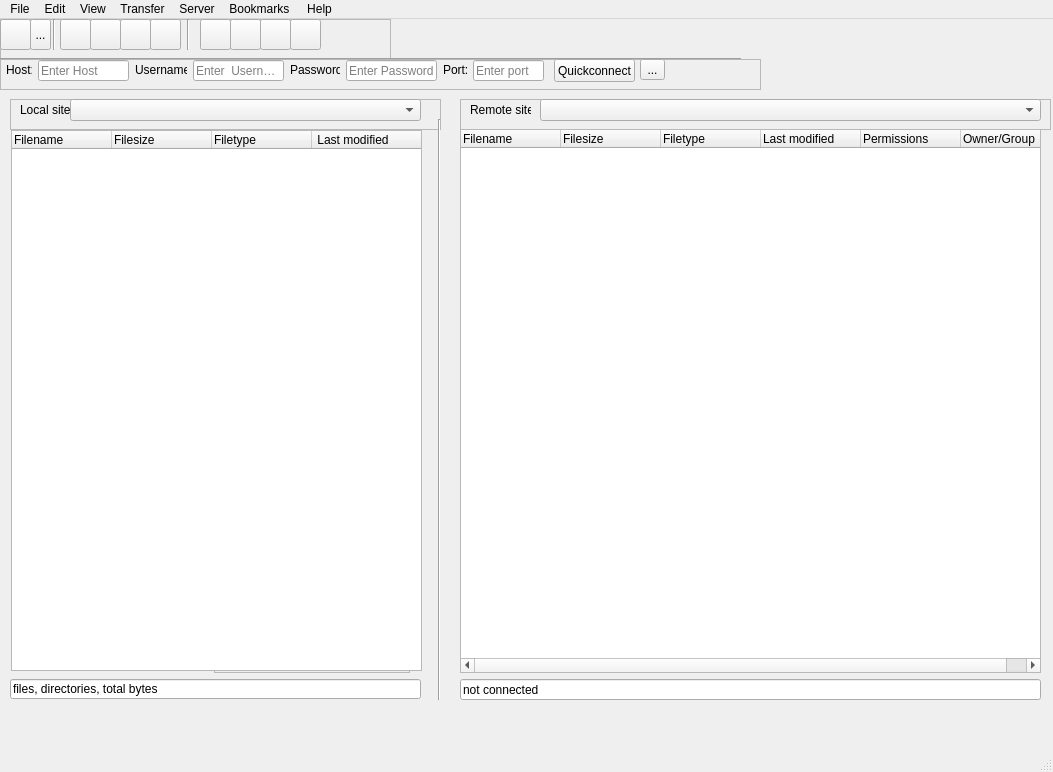
<?xml version="1.0" encoding="UTF-8"?>
<ui version="4.0">
 <class>MainWindow</class>
 <widget class="QMainWindow" name="MainWindow">
  <property name="geometry">
   <rect>
    <x>0</x>
    <y>0</y>
    <width>1053</width>
    <height>772</height>
   </rect>
  </property>
  <property name="windowTitle">
   <string>MainWindow</string>
  </property>
  <widget class="QWidget" name="centralwidget">
   <widget class="QFrame" name="frame">
    <property name="geometry">
     <rect>
      <x>0</x>
      <y>0</y>
      <width>391</width>
      <height>41</height>
     </rect>
    </property>
    <property name="frameShape">
     <enum>QFrame::StyledPanel</enum>
    </property>
    <property name="frameShadow">
     <enum>QFrame::Raised</enum>
    </property>
    <widget class="QPushButton" name="pushButton_21">
     <property name="geometry">
      <rect>
       <x>290</x>
       <y>0</y>
       <width>31</width>
       <height>31</height>
      </rect>
     </property>
     <property name="text">
      <string/>
     </property>
     <property name="icon">
      <iconset>
       <normaloff>../../Картини/notloval.jpg</normaloff>../../Картини/notloval.jpg</iconset>
     </property>
     <property name="iconSize">
      <size>
       <width>23</width>
       <height>23</height>
      </size>
     </property>
    </widget>
    <widget class="QPushButton" name="pushButton_17">
     <property name="geometry">
      <rect>
       <x>150</x>
       <y>0</y>
       <width>31</width>
       <height>31</height>
      </rect>
     </property>
     <property name="text">
      <string/>
     </property>
     <property name="icon">
      <iconset>
       <normaloff>../../Картини/conserver.jpg</normaloff>../../Картини/conserver.jpg</iconset>
     </property>
     <property name="iconSize">
      <size>
       <width>23</width>
       <height>23</height>
      </size>
     </property>
    </widget>
    <widget class="QPushButton" name="pushButton_18">
     <property name="geometry">
      <rect>
       <x>200</x>
       <y>0</y>
       <width>31</width>
       <height>31</height>
      </rect>
     </property>
     <property name="text">
      <string/>
     </property>
     <property name="icon">
      <iconset>
       <normaloff>../../Картини/lizt.png</normaloff>../../Картини/lizt.png</iconset>
     </property>
     <property name="iconSize">
      <size>
       <width>23</width>
       <height>23</height>
      </size>
     </property>
    </widget>
    <widget class="QPushButton" name="pushButton_16">
     <property name="geometry">
      <rect>
       <x>120</x>
       <y>0</y>
       <width>31</width>
       <height>31</height>
      </rect>
     </property>
     <property name="text">
      <string/>
     </property>
     <property name="icon">
      <iconset>
       <normaloff>../../Картини/disserver.jpg</normaloff>../../Картини/disserver.jpg</iconset>
     </property>
     <property name="iconSize">
      <size>
       <width>23</width>
       <height>23</height>
      </size>
     </property>
    </widget>
    <widget class="QPushButton" name="pushButton_15">
     <property name="geometry">
      <rect>
       <x>60</x>
       <y>0</y>
       <width>31</width>
       <height>31</height>
      </rect>
     </property>
     <property name="text">
      <string/>
     </property>
     <property name="icon">
      <iconset>
       <normaloff>../../Картини/refresg.jpg</normaloff>../../Картини/refresg.jpg</iconset>
     </property>
     <property name="iconSize">
      <size>
       <width>23</width>
       <height>23</height>
      </size>
     </property>
    </widget>
    <widget class="QPushButton" name="pushButton_14">
     <property name="geometry">
      <rect>
       <x>90</x>
       <y>0</y>
       <width>31</width>
       <height>31</height>
      </rect>
     </property>
     <property name="text">
      <string/>
     </property>
     <property name="icon">
      <iconset>
       <normaloff>../../Картини/x2.png</normaloff>../../Картини/x2.png</iconset>
     </property>
     <property name="iconSize">
      <size>
       <width>23</width>
       <height>23</height>
      </size>
     </property>
    </widget>
    <widget class="QPushButton" name="pushButton_20">
     <property name="geometry">
      <rect>
       <x>260</x>
       <y>0</y>
       <width>31</width>
       <height>31</height>
      </rect>
     </property>
     <property name="text">
      <string/>
     </property>
     <property name="icon">
      <iconset>
       <normaloff>../../Картини/local.jpg</normaloff>../../Картини/local.jpg</iconset>
     </property>
     <property name="iconSize">
      <size>
       <width>23</width>
       <height>23</height>
      </size>
     </property>
    </widget>
    <widget class="QPushButton" name="pushButton_19">
     <property name="geometry">
      <rect>
       <x>230</x>
       <y>0</y>
       <width>31</width>
       <height>31</height>
      </rect>
     </property>
     <property name="text">
      <string/>
     </property>
     <property name="icon">
      <iconset>
       <normaloff>../../Картини/swap.jpg</normaloff>../../Картини/swap.jpg</iconset>
     </property>
     <property name="iconSize">
      <size>
       <width>23</width>
       <height>23</height>
      </size>
     </property>
    </widget>
    <widget class="QToolButton" name="toolButton">
     <property name="geometry">
      <rect>
       <x>30</x>
       <y>0</y>
       <width>21</width>
       <height>31</height>
      </rect>
     </property>
     <property name="text">
      <string>...</string>
     </property>
    </widget>
    <widget class="QPushButton" name="pushButton_13">
     <property name="geometry">
      <rect>
       <x>0</x>
       <y>0</y>
       <width>31</width>
       <height>31</height>
      </rect>
     </property>
     <property name="text">
      <string/>
     </property>
     <property name="icon">
      <iconset>
       <normaloff>../../Картини/smi.jpg</normaloff>../../Картини/smi.jpg</iconset>
     </property>
     <property name="iconSize">
      <size>
       <width>23</width>
       <height>23</height>
      </size>
     </property>
    </widget>
    <widget class="Line" name="line">
     <property name="geometry">
      <rect>
       <x>39</x>
       <y>0</y>
       <width>31</width>
       <height>31</height>
      </rect>
     </property>
     <property name="orientation">
      <enum>Qt::Vertical</enum>
     </property>
    </widget>
    <widget class="Line" name="line_4">
     <property name="geometry">
      <rect>
       <x>173</x>
       <y>0</y>
       <width>31</width>
       <height>31</height>
      </rect>
     </property>
     <property name="orientation">
      <enum>Qt::Vertical</enum>
     </property>
    </widget>
   </widget>
   <widget class="Line" name="line_2">
    <property name="geometry">
     <rect>
      <x>0</x>
      <y>25</y>
      <width>741</width>
      <height>31</height>
     </rect>
    </property>
    <property name="orientation">
     <enum>Qt::Horizontal</enum>
    </property>
   </widget>
   <widget class="QFrame" name="frame_2">
    <property name="geometry">
     <rect>
      <x>0</x>
      <y>40</y>
      <width>761</width>
      <height>31</height>
     </rect>
    </property>
    <property name="frameShape">
     <enum>QFrame::StyledPanel</enum>
    </property>
    <property name="frameShadow">
     <enum>QFrame::Raised</enum>
    </property>
    <widget class="QPushButton" name="pushButton">
     <property name="geometry">
      <rect>
       <x>554</x>
       <y>0</y>
       <width>81</width>
       <height>23</height>
      </rect>
     </property>
     <property name="text">
      <string>Quickconnect</string>
     </property>
    </widget>
    <widget class="QLabel" name="label_4">
     <property name="geometry">
      <rect>
       <x>443</x>
       <y>0</y>
       <width>24</width>
       <height>21</height>
      </rect>
     </property>
     <property name="text">
      <string>Port:</string>
     </property>
    </widget>
    <widget class="QLabel" name="label_2">
     <property name="geometry">
      <rect>
       <x>135</x>
       <y>0</y>
       <width>52</width>
       <height>21</height>
      </rect>
     </property>
     <property name="text">
      <string>Username:</string>
     </property>
    </widget>
    <widget class="QLineEdit" name="lineEdit">
     <property name="geometry">
      <rect>
       <x>38</x>
       <y>1</y>
       <width>91</width>
       <height>21</height>
      </rect>
     </property>
     <property name="placeholderText">
      <string>Enter Host</string>
     </property>
    </widget>
    <widget class="QLineEdit" name="lineEdit_4">
     <property name="geometry">
      <rect>
       <x>473</x>
       <y>1</y>
       <width>71</width>
       <height>21</height>
      </rect>
     </property>
     <property name="placeholderText">
      <string>Enter port</string>
     </property>
    </widget>
    <widget class="QLineEdit" name="lineEdit_2">
     <property name="geometry">
      <rect>
       <x>193</x>
       <y>1</y>
       <width>91</width>
       <height>21</height>
      </rect>
     </property>
     <property name="placeholderText">
      <string>Enter  Username</string>
     </property>
    </widget>
    <widget class="QLabel" name="label_3">
     <property name="geometry">
      <rect>
       <x>290</x>
       <y>0</y>
       <width>50</width>
       <height>21</height>
      </rect>
     </property>
     <property name="text">
      <string>Password:</string>
     </property>
    </widget>
    <widget class="QLabel" name="label">
     <property name="geometry">
      <rect>
       <x>6</x>
       <y>0</y>
       <width>26</width>
       <height>21</height>
      </rect>
     </property>
     <property name="text">
      <string>Host:</string>
     </property>
    </widget>
    <widget class="QLineEdit" name="lineEdit_3">
     <property name="geometry">
      <rect>
       <x>346</x>
       <y>1</y>
       <width>91</width>
       <height>21</height>
      </rect>
     </property>
     <property name="placeholderText">
      <string>Enter Password</string>
     </property>
    </widget>
    <widget class="QToolButton" name="toolButton_2">
     <property name="geometry">
      <rect>
       <x>640</x>
       <y>0</y>
       <width>25</width>
       <height>21</height>
      </rect>
     </property>
     <property name="text">
      <string>...</string>
     </property>
    </widget>
   </widget>
   <widget class="QFrame" name="frame_3">
    <property name="geometry">
     <rect>
      <x>214</x>
      <y>386</y>
      <width>196</width>
      <height>268</height>
     </rect>
    </property>
    <property name="frameShape">
     <enum>QFrame::StyledPanel</enum>
    </property>
    <property name="frameShadow">
     <enum>QFrame::Raised</enum>
    </property>
   </widget>
   <widget class="QFrame" name="frame_4">
    <property name="geometry">
     <rect>
      <x>10</x>
      <y>80</y>
      <width>431</width>
      <height>31</height>
     </rect>
    </property>
    <property name="frameShape">
     <enum>QFrame::StyledPanel</enum>
    </property>
    <property name="frameShadow">
     <enum>QFrame::Raised</enum>
    </property>
    <widget class="QLabel" name="label_5">
     <property name="geometry">
      <rect>
       <x>10</x>
       <y>0</y>
       <width>51</width>
       <height>21</height>
      </rect>
     </property>
     <property name="text">
      <string>Local site:</string>
     </property>
    </widget>
    <widget class="QComboBox" name="comboBox">
     <property name="geometry">
      <rect>
       <x>60</x>
       <y>0</y>
       <width>351</width>
       <height>22</height>
      </rect>
     </property>
    </widget>
   </widget>
   <widget class="QTreeWidget" name="treeWidget_2">
    <property name="geometry">
     <rect>
      <x>460</x>
      <y>110</y>
      <width>581</width>
      <height>544</height>
     </rect>
    </property>
    <column>
     <property name="text">
      <string>Filename</string>
     </property>
    </column>
    <column>
     <property name="text">
      <string>Filesize</string>
     </property>
    </column>
    <column>
     <property name="text">
      <string>Filetype</string>
     </property>
    </column>
    <column>
     <property name="text">
      <string>Last modified</string>
     </property>
    </column>
    <column>
     <property name="text">
      <string>Permissions</string>
     </property>
    </column>
    <column>
     <property name="text">
      <string>Owner/Group</string>
     </property>
    </column>
   </widget>
   <widget class="QFrame" name="frame_5">
    <property name="geometry">
     <rect>
      <x>460</x>
      <y>80</y>
      <width>591</width>
      <height>31</height>
     </rect>
    </property>
    <property name="frameShape">
     <enum>QFrame::StyledPanel</enum>
    </property>
    <property name="frameShadow">
     <enum>QFrame::Raised</enum>
    </property>
    <widget class="QLabel" name="label_6">
     <property name="geometry">
      <rect>
       <x>10</x>
       <y>0</y>
       <width>61</width>
       <height>21</height>
      </rect>
     </property>
     <property name="text">
      <string>Remote site:</string>
     </property>
    </widget>
    <widget class="QComboBox" name="comboBox_2">
     <property name="geometry">
      <rect>
       <x>80</x>
       <y>0</y>
       <width>501</width>
       <height>22</height>
      </rect>
     </property>
    </widget>
   </widget>
   <widget class="QLineEdit" name="lineEdit_6">
    <property name="geometry">
     <rect>
      <x>460</x>
      <y>660</y>
      <width>581</width>
      <height>21</height>
     </rect>
    </property>
    <property name="text">
     <string>not connected</string>
    </property>
   </widget>
   <widget class="Line" name="line_3">
    <property name="geometry">
     <rect>
      <x>419</x>
      <y>100</y>
      <width>41</width>
      <height>581</height>
     </rect>
    </property>
    <property name="orientation">
     <enum>Qt::Vertical</enum>
    </property>
   </widget>
   <widget class="QTreeWidget" name="treeWidget">
    <property name="geometry">
     <rect>
      <x>11</x>
      <y>111</y>
      <width>411</width>
      <height>541</height>
     </rect>
    </property>
    <column>
     <property name="text">
      <string>Filename</string>
     </property>
    </column>
    <column>
     <property name="text">
      <string>Filesize</string>
     </property>
    </column>
    <column>
     <property name="text">
      <string>Filetype</string>
     </property>
    </column>
    <column>
     <property name="text">
      <string> Last modified</string>
     </property>
    </column>
   </widget>
   <widget class="QLineEdit" name="lineEdit_5">
    <property name="geometry">
     <rect>
      <x>10</x>
      <y>660</y>
      <width>411</width>
      <height>20</height>
     </rect>
    </property>
    <property name="text">
     <string>files, directories, total bytes</string>
    </property>
   </widget>
  </widget>
  <widget class="QMenuBar" name="menubar">
   <property name="geometry">
    <rect>
     <x>0</x>
     <y>0</y>
     <width>1053</width>
     <height>21</height>
    </rect>
   </property>
   <widget class="QMenu" name="menufile">
    <property name="title">
     <string>File</string>
    </property>
    <addaction name="actionSite_manager"/>
    <addaction name="separator"/>
    <addaction name="actionNew_tab"/>
    <addaction name="actionClose_tab"/>
    <addaction name="separator"/>
    <addaction name="actionimport"/>
    <addaction name="actionExport"/>
    <addaction name="separator"/>
    <addaction name="actionShow_files_correct_being_edited"/>
    <addaction name="separator"/>
    <addaction name="actionExit"/>
    <addaction name="separator"/>
   </widget>
   <widget class="QMenu" name="menuedit">
    <property name="title">
     <string>Edit</string>
    </property>
    <addaction name="actionClear_private_data"/>
    <addaction name="separator"/>
    <addaction name="actionsettings"/>
   </widget>
   <widget class="QMenu" name="menuview">
    <property name="title">
     <string>View</string>
    </property>
    <addaction name="actionRefresh"/>
    <addaction name="separator"/>
    <addaction name="actionToolbar"/>
    <addaction name="actionQuickconnect_bar"/>
    <addaction name="actionmessage_log"/>
    <addaction name="actionLocal_directory_tree"/>
    <addaction name="actionRemote_directory_tree"/>
    <addaction name="actionTransfer_queue"/>
   </widget>
   <widget class="QMenu" name="menutransfer">
    <property name="title">
     <string>Transfer</string>
    </property>
    <addaction name="actionProcess_queue"/>
    <addaction name="separator"/>
    <addaction name="actionMunial_transfer"/>
   </widget>
   <widget class="QMenu" name="menuBookmarks">
    <property name="title">
     <string>Bookmarks </string>
    </property>
    <addaction name="actionAdd_bookmarks"/>
    <addaction name="actionManage_bookmarks"/>
   </widget>
   <widget class="QMenu" name="menuHelp">
    <property name="title">
     <string>Help</string>
    </property>
    <addaction name="actionCheck_for_updates"/>
    <addaction name="separator"/>
    <addaction name="actionShow_welcome_dialog"/>
    <addaction name="actionGetting_help"/>
    <addaction name="actionReport_a_bug"/>
    <addaction name="separator"/>
    <addaction name="actionAbout"/>
   </widget>
   <widget class="QMenu" name="menuServer">
    <property name="title">
     <string>Server</string>
    </property>
    <addaction name="actionCancel_currect_operation"/>
    <addaction name="separator"/>
    <addaction name="actionReconect"/>
    <addaction name="actionDisconect"/>
    <addaction name="separator"/>
    <addaction name="actionSearch_remote_files"/>
   </widget>
   <addaction name="menufile"/>
   <addaction name="menuedit"/>
   <addaction name="menuview"/>
   <addaction name="menutransfer"/>
   <addaction name="menuServer"/>
   <addaction name="menuBookmarks"/>
   <addaction name="menuHelp"/>
  </widget>
  <widget class="QStatusBar" name="statusbar"/>
  <action name="actionNew_tab">
   <property name="text">
    <string>New tab...</string>
   </property>
  </action>
  <action name="actionClose_tab">
   <property name="text">
    <string>Close tab...</string>
   </property>
  </action>
  <action name="actionimport">
   <property name="text">
    <string>Import...</string>
   </property>
  </action>
  <action name="actionExport">
   <property name="text">
    <string>Export...</string>
   </property>
  </action>
  <action name="actionSite_manager">
   <property name="text">
    <string>Site manager...</string>
   </property>
  </action>
  <action name="actionExit">
   <property name="text">
    <string>Exit...</string>
   </property>
  </action>
  <action name="actionShow_files_correct_being_edited">
   <property name="text">
    <string>Show files currently being edited..</string>
   </property>
  </action>
  <action name="actionClear_private_data">
   <property name="text">
    <string>Clear private data...</string>
   </property>
  </action>
  <action name="actionsettings">
   <property name="text">
    <string>Settings...</string>
   </property>
  </action>
  <action name="actionRefresh">
   <property name="text">
    <string>Refresh</string>
   </property>
  </action>
  <action name="actionToolbar">
   <property name="text">
    <string>Toolbar...</string>
   </property>
  </action>
  <action name="actionQuickconnect_bar">
   <property name="text">
    <string>Quickconnect bar...</string>
   </property>
  </action>
  <action name="actionmessage_log">
   <property name="text">
    <string>Message log...</string>
   </property>
  </action>
  <action name="actionLocal_directory_tree">
   <property name="text">
    <string>Local directory tree...</string>
   </property>
  </action>
  <action name="actionRemote_directory_tree">
   <property name="text">
    <string>Remote directory tree...</string>
   </property>
  </action>
  <action name="actionTransfer_queue">
   <property name="text">
    <string>Transfer queue...</string>
   </property>
  </action>
  <action name="actionProcess_queue">
   <property name="text">
    <string>Process queue</string>
   </property>
  </action>
  <action name="actionMunial_transfer">
   <property name="text">
    <string>Munial transfer</string>
   </property>
  </action>
  <action name="actionCancel_currect_operation">
   <property name="text">
    <string>Cancel current operation</string>
   </property>
  </action>
  <action name="actionReconect">
   <property name="text">
    <string>Reconect</string>
   </property>
  </action>
  <action name="actionDisconect">
   <property name="text">
    <string>Disconect</string>
   </property>
  </action>
  <action name="actionSearch_remote_files">
   <property name="text">
    <string>Search remote files...</string>
   </property>
  </action>
  <action name="actionAdd_bookmarks">
   <property name="text">
    <string>Add bookmarks...</string>
   </property>
  </action>
  <action name="actionManage_bookmarks">
   <property name="text">
    <string>Manage bookmarks...</string>
   </property>
  </action>
  <action name="actionCheck_for_updates">
   <property name="text">
    <string>Check for updates...</string>
   </property>
  </action>
  <action name="actionShow_welcome_dialog">
   <property name="text">
    <string>Show welcome dialog...</string>
   </property>
  </action>
  <action name="actionGetting_help">
   <property name="text">
    <string>Getting help...</string>
   </property>
  </action>
  <action name="actionReport_a_bug">
   <property name="text">
    <string>Report a bug...</string>
   </property>
  </action>
  <action name="actionAbout">
   <property name="text">
    <string>About...</string>
   </property>
  </action>
 </widget>
 <resources/>
 <connections/>
</ui>
